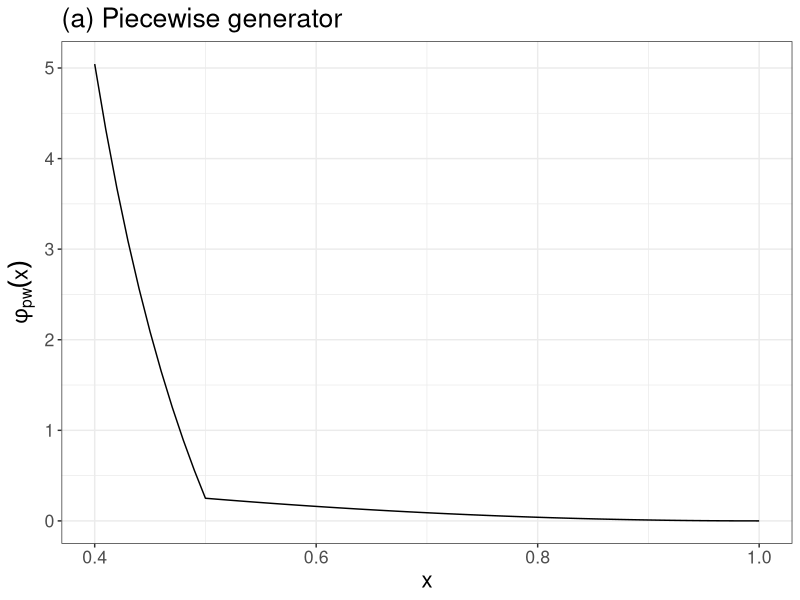
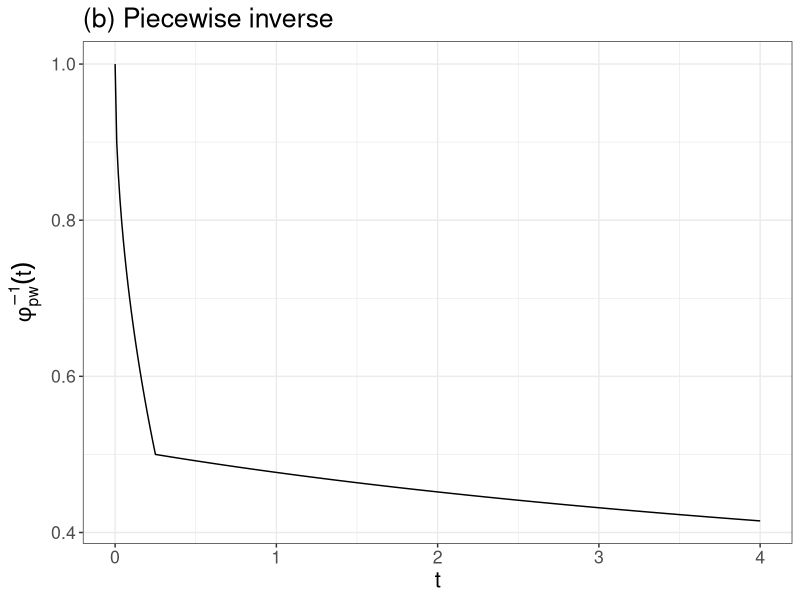

Write R code to recreate these figures, in order.
# This script produces the example of the piecewise phi function and its
# inverse as seen in Section S2 of the Supplement. This script also produces
# Fig. S1.

# Packages
library(tidyverse)
library(gridExtra)

# Functions
phipw <- function(x){
  
  (0.25 - exp(2) + exp(1/x)) * (x < 0.5) + (x-1)^2 * (x >= 0.5)
  
}
phipwinv <- function(t){
  1/(log(t - 0.25 + exp(2))) * (0.25 <= t) + (1 - sqrt(t)) * (t < 0.25) + 0
}

# Create data frame for plotting
phidf <- data.frame(x = seq(0.4, 1, 0.01)) %>%
  mutate(phi = phipw(x))
phinvdf <- data.frame(t = seq(0, 4, 0.01)) %>%
  mutate(phinv = phipwinv(t))
generator <- ggplot(data = phidf, aes(x = x, y = phi)) +
  geom_line() +
  theme_bw() +
  labs(x = "x", y = expression(phi[pw](x)), title = "(a) Piecewise generator") +
  theme(text = element_text(size = 16))
inverse <- ggplot(data = phinvdf, aes(x = t, y = phinv)) +
  geom_line() +
  theme_bw() +
  labs(x = "t", y = expression(phi[pw]^-1*(t)), title = "(b) Piecewise inverse") +
  theme(text = element_text(size = 16))

# Print plots
generator
inverse